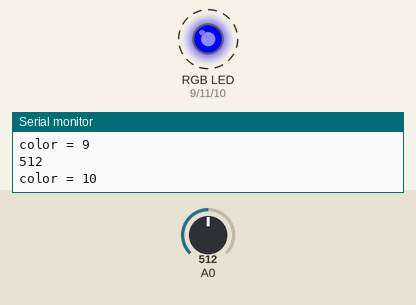
Recording of a sketch running on a simulated Arduino Uno, built with avr-gcc and run on an emulated ATmega328P. Parts: an RGB LED mixed from three pins (HIGH = lit), the last lines printed to the serial monitor. Dashed ring = blinking. The test bench sets the inputs (shaded band); at power-on: A0 = 512. Random numbers use the default seed unless the sketch sets one.

Above: at 0.73 s.
1.3 s: A0 set to 0
2.8 s: A0 set to 122
At 2.91 s:
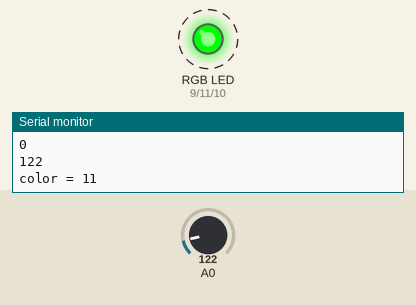
Timing chart, 0 to 11.8 s (numbered marks = the images above; inputs shaded):
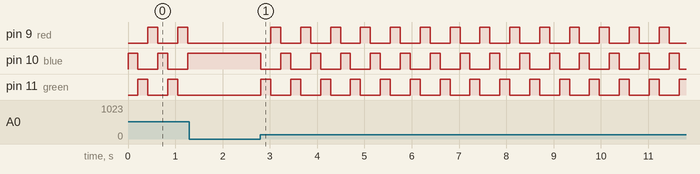

Measured:
- after the input at 2.8 s, pin 9 (red): alternates HIGH for 0.21 s and LOW for 0.42 s, starting after 0.22 s; pin 10 (blue), pin 11 (green): alternates HIGH for 0.21 s and LOW for 0.42 s, starting at once
- by itself, pin 9 (red), pin 10 (blue), pin 11 (green): alternates HIGH for 0.21 s and LOW for 0.42 s

The sketch:

RBG_Piezo.ino
```cpp
const int red=9;
const int blue=10;
const int green=11;
int piezoValue;
int pause=10, redo=0, variance=0;
int timeDelay = 0;

void setup()
{
  Serial.begin(9600);
  randomSeed(analogRead(1));
  //setRGB(blue);
  //randomTransition(20);
  //setColor(0, 0, 255);
}

void loop()
{
  piezoValue = analogRead(0);
  Serial.println(piezoValue);
  while(piezoValue > 0 && redo == 0)
  {
    variance++;
    variance = variance%3;
    if(variance == 0)
    {
      setRGB(red);
    }
    if (variance == 1)
    {
      setRGB(blue);
    }
    if(variance == 2)
    {
      setRGB(green);
    }
    delay(200);
    redo = 1;
    timeDelay = 0;
  }
  redo = 0;
  delay(10);
  timeDelay++;
  if (timeDelay >= 3000)
  {
    setColor(0,0,0);
    delay(10);
  }
}

void setColor(int redLED, int greenLED, int blueLED)
{

  analogWrite(red,redLED);
  analogWrite(blue,blueLED);
  analogWrite(green,greenLED);
}

void transition(int colorNow, int colorChange, int colorNone, int timeDelay)
{
  int color1=255, color2=0, color3=0;
  for(int i=1;i<256;i++)
  {
    color1--;
    color2++;
    analogWrite(colorNow,color1);
    analogWrite(colorChange,color2);
    analogWrite(colorNone,color3);
    delay(timeDelay);
  }
}

void randomTransition(int delayTime)
{
  int random1=random(255);
  int random2=random(255);
  int random3=random(255);
  setColor(random1, random2, random3);
  delay(delayTime);
}

void colorWheel()
{
  transition(red,blue,green,pause);
  transition(blue,green,red,pause);
  transition(green,red,blue,pause);
}


void setRGB(int color)
{
  Serial.print("color = ");
  Serial.println(color);
  if(color == red)
  {
    setColor(255,0,0);
  }
  if(color == green)
  {
    setColor(0, 255,0);
  }
  if (color == blue)
  {
    setColor(0, 0, 255);
  }
}
```
